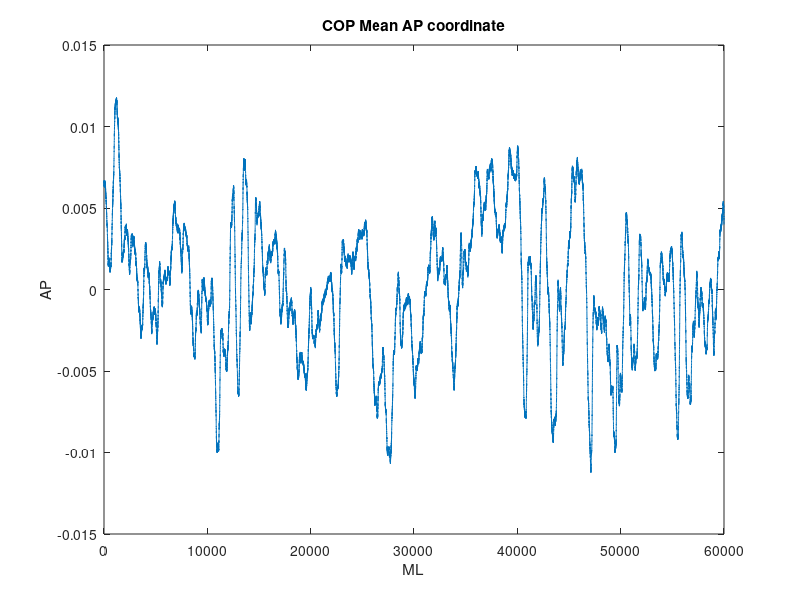

Reproduce this figure in MATLAB.
load matlab.mat
 ML= COPx;
 AP= COPy;

Xn1 = ML - mean(ML);
Xn2 = ML - (sum(ML) / length(ML));


figure();
plot(Xn2);
xlabel('ML');
ylabel('AP');
title('COP Mean AP coordinate')